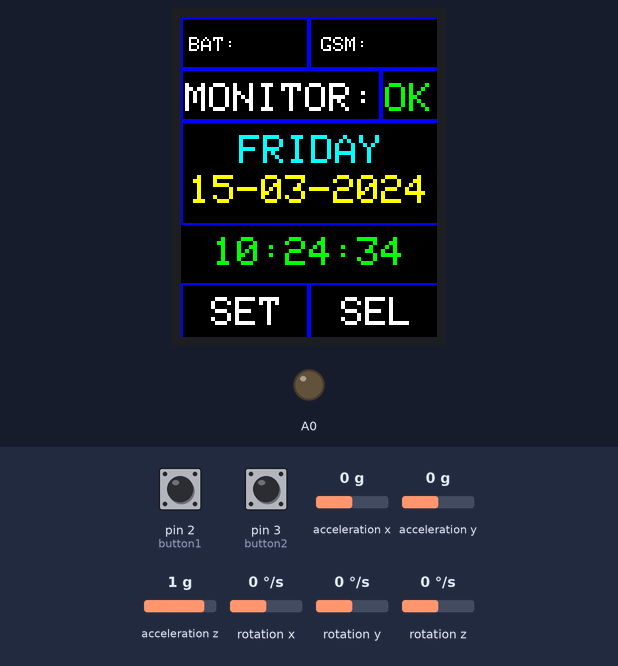
A sketch run on a simulated Arduino Uno, built with avr-gcc and run on an emulated ATmega328P. Shown: 128×160 colour display, output pins drawn as LEDs (lit = HIGH). The test bench sets the inputs (shaded band); at power-on: pin 2 (button1) HIGH, pin 3 (button2) HIGH, acceleration x 0 g, acceleration y 0 g, acceleration z 1 g, rotation x 0 °/s, rotation y 0 °/s, rotation z 0 °/s. The local clock reads 2024-03-15 10:24:30 at power-on unless the sketch sets it; what the sketch prints to the serial monitor is not drawn.

Above: at 4.4 s.
4.5 s: pin 2 (button1) pulled LOW for 1 s
At 5.71 s:
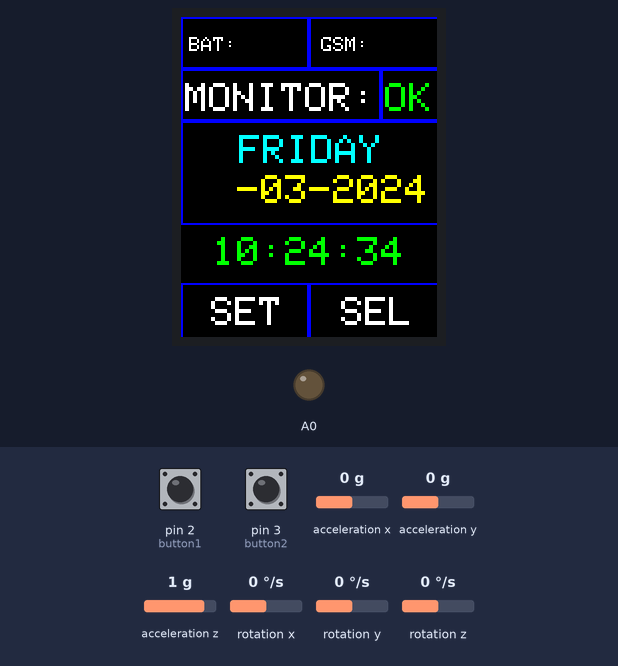
7.0 s: pin 3 (button2) pulled LOW for 0.15 s
At 7.57 s:
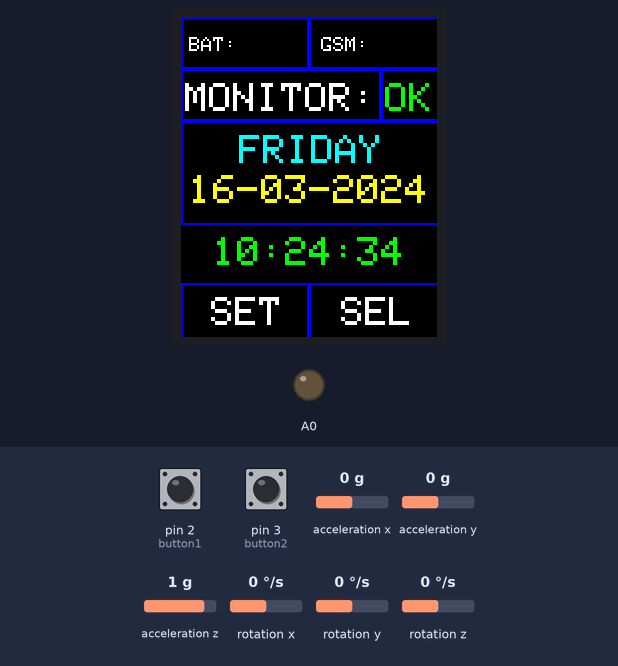
8.6 s: pin 2 (button1) pulled LOW for 0.15 s
At 8.92 s:
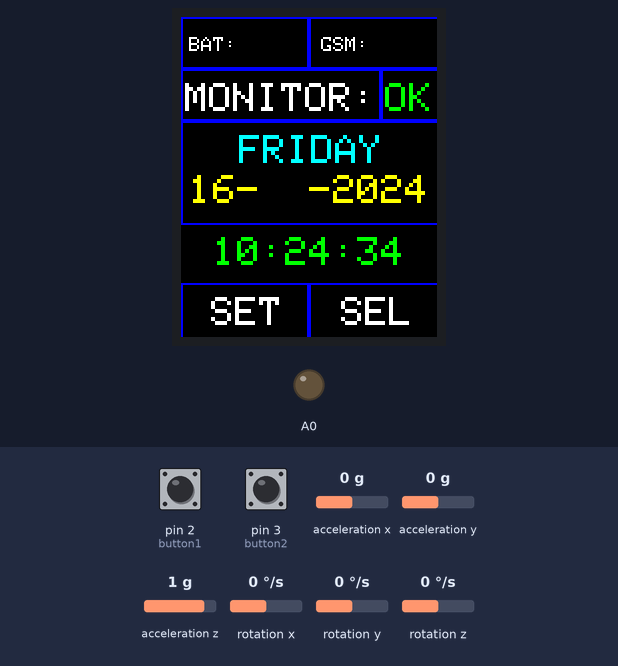
10.3 s: pin 3 (button2) pulled LOW for 1 s
At 12.75 s:
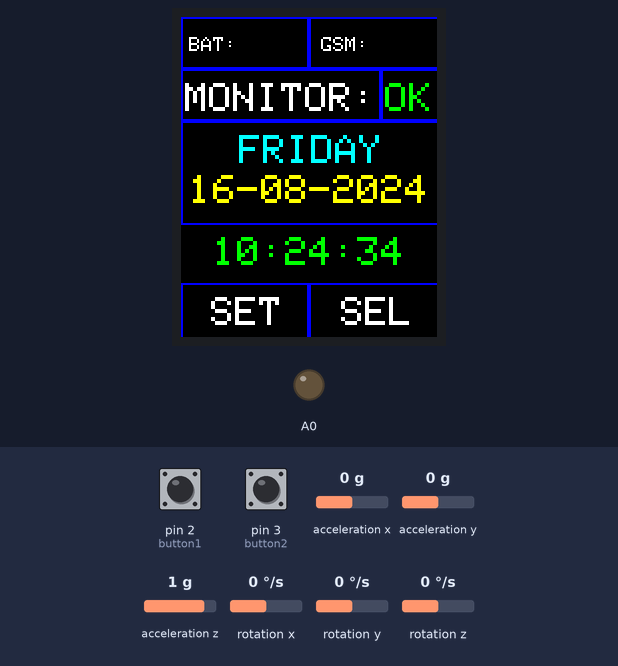
12.8 s: pin 2 (button1) pulsed LOW 5 times (0.12 s each, 0.3 s apart)
At 14.35 s:
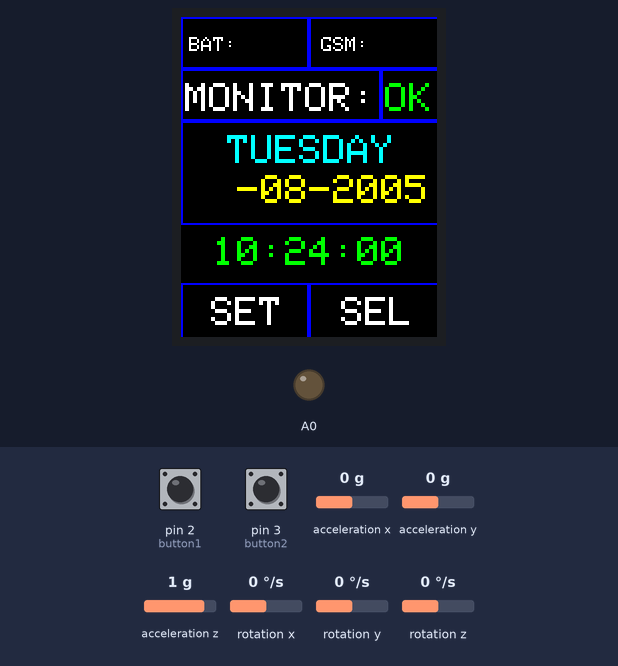
Timing chart, 0 to 15.8 s (numbered marks = the images above; inputs shaded):
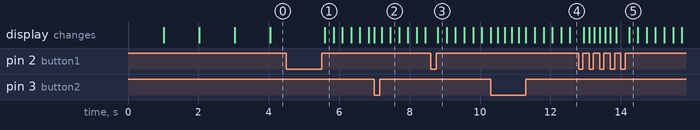

Measured:
- after the input at 4.5 s, A0: stays LOW (without the input it goes to HIGH after 1.6 s)
- after the input at 7.0 s, the display: changes at once (image 2)
- after the input at 8.6 s, the display: changes after 0.20 s (image 3)
- after the input at 10.3 s, the display: first changes at once (image 4 shows a later state)
- after the input at 12.8 s, the display: first changes after 0.15 s (image 5 shows a later state)

The sketch:

VSE_KROME_GSM.ino
```cpp
#include <SPI.h>
#include <Adafruit_GFX.h>      // include Adafruit graphics library
#include <Adafruit_ST7735.h>   // include Adafruit ST7735 TFT library
#include "RTClib.h"            // include Adafruit RTC library
#include <Wire.h>
#include "I2Cdev.h"     //Библиотека для работы с I2C устройствами
#include "MPU6050.h"    //Библиотека для работы с MPU6050


#define TFT_RST   5      // TFT RST pin is connected to arduino pin 8,
#define TFT_CS    6      // TFT CS  pin is connected to arduino pin 9,
#define TFT_DC    4     // TFT DC  pin is connected to arduino pin 4,
// initialize ST7735 TFT library
Adafruit_ST7735 tft = Adafruit_ST7735(TFT_CS, TFT_DC, TFT_RST);


// initialize RTC library
RTC_DS1307 rtc;
DateTime   now;

// buttons definition
#define button1    2     // button B1 is connected to Arduino pin 3 set_sos
#define button2    3     // button B2 is connected to Arduino pin 4 sel_res
//#define button_sos  2     // button B3 is connected to Arduino pin 2
//#define button_res  8     // button B4 is connected to Arduino pin 8
//В строках 5, 6 и 7: в зависимости от версии библиотеки I2Cdev проверяем, нужна ли библиотека Wire
#if I2CDEV_IMPLEMENTATION == I2CDEV_ARDUINO_WIRE
    #include "Wire.h"
#endif

//MPU6050 accelgyro;          //Инициализируем объект MPU5060 с именем accelegyro; По умолчанию, если к пину ADO модуля MPU6050 ничего не подключено оставьте все как есть...
MPU6050 accelgyro(0x69);  //Если же пин AD0 подтянут к 5 или 3.3 вольтам раскоментируйте эту строку, и закоментируйте предыдущую

int16_t ax, ay, az;         //Переменные для хранения значений полученных с акселерометра
int16_t gx, gy, gz;         //Переменные для хранения значений полученных с гироскопа
int16_t ax_last = 0;
int16_t i = 0;
int alarm = 15000;
int after_sos = 0;

bool     button_state      = false;//button
bool     button_long_state = false;
uint32_t ms_button = 0;

uint32_t ms1 = 0;

bool alarm_fl = false;
bool point_fl = false;


unsigned long timing; // Переменная для хранения точки отсчета

void setup(void)
{
  pinMode(button1, INPUT_PULLUP);
  pinMode(button2, INPUT_PULLUP);
  //pinMode(button_sos, INPUT_PULLUP);
  //pinMode(button_res, INPUT_PULLUP);
  pinMode(A0, OUTPUT);  // A0 как выход

  rtc.begin();   // initialize RTC chip

  tft.initR(INITR_BLACKTAB);     // initialize a ST7735S chip, black tab
  tft.fillScreen(ST7735_BLACK);  // fill screen with black color
  tft.drawRect(0, 0, 64, 26, ST7735_BLUE); // прямоугольник
  tft.drawRect(64, 0, 128, 26, ST7735_BLUE); // прямоугольник
  tft.drawRect(0, 26, 100, 26, ST7735_BLUE); // прямоугольник
  tft.drawRect(100, 26, 128, 26, ST7735_BLUE); // прямоугольник
  tft.drawRect(0, 52, 129, 52, ST7735_BLUE); // прямоугольник
  tft.drawRect(0, 133, 64, 160, ST7735_BLUE); // прямоугольник
  tft.drawRect(64, 133, 129, 160, ST7735_BLUE); // прямоугольник

  //tft.drawFastHLine(0, 44,  tft.width(), ST7735_BLUE);    // draw horizontal blue line at position (0, 44)
  //tft.drawFastHLine(0, 53, tft.width(), ST7735_BLUE);    // draw horizontal blue line at position (0, 53)

  tft.setTextColor(ST7735_WHITE, ST7735_BLACK);     // set text color to white and black background
  tft.setTextSize(1);                 // text size = 1
  tft.setCursor(4, 10);               // move cursor to position (4, 10) pixel
  tft.print("BAT: ");                    // вывод BAT + function
  tft.setCursor(70, 10);              // move cursor to position (70, 10) pixel
  tft.print("GSM: ");
  tft.setTextSize(2);                 // text size = 2
  tft.setTextColor(ST7735_WHITE, ST7735_BLACK);     // set text color to magneta and black background
  tft.setCursor(2, 33);               // move cursor to position (4, 30) pixel
  tft.print("MONITOR:");
  tft.setTextColor(ST7735_GREEN, ST7735_BLACK);     // set text color to magneta and black background
  tft.setCursor(102, 33);               // move cursor to position (4, 30) pixel
  tft.print("OK");                     // вывод содержимого переменной общего состояния устройства
  tft.setTextSize(2);                 // text size = 2
  tft.setTextColor(ST7735_MAGENTA, ST7735_BLACK);     // set text color to magneta and black background
  tft.setTextColor(ST7735_WHITE, ST7735_BLACK);     // set text color to magneta and black background
  tft.setCursor(15, 140);               // move cursor to position (4, 30) pixel
  tft.print("SET");
  tft.setCursor(80, 140);               // move cursor to position (4, 30) pixel
  tft.print("SEL");
  /*
  tft.setCursor(37, 112);             // move cursor to position (37, 112) pixel
  tft.print("TIME:");
  */

  // начало настройки акселя
  //Те же настройки, что и в строках 5, 6 и 7...
  #if I2CDEV_IMPLEMENTATION == I2CDEV_ARDUINO_WIRE
      Wire.begin();
  #elif I2CDEV_IMPLEMENTATION == I2CDEV_BUILTIN_FASTWIRE
      Fastwire::setup(400, true);
  #endif

  Serial.begin(9600);                                     //Инициализируем Serial со скоростью 112500 бод
  Serial.println("Initializing I2C devices...");            //Выводим сообщение о начале инициализации MPU5060
  accelgyro.initialize();                                   //Инициализируем MPU6050
  Serial.println("Testing device connections...");          //Выводим сообщение о проверке, подключен ли модуль MP6050 к Arduino
  Serial.println(accelgyro.testConnection() ? "MPU6050 connection successful" : "MPU6050 connection failed");         //Выводим сообщение с результатом проверки
  //конец настроки акселя
}


// a small function for button1 (B1) debounce
bool debounce ()
{
  byte count = 0;
  for(byte i = 0; i < 5; i++)
  {
    if ( !digitalRead(button1) )
      count++;
    delay(10);
  }

  if(count > 2)  return 1;
  else           return 0;
}

void RTC_display()
{
  char _buffer[11];
  char dow_matrix[7][10] = {"SUNDAY", "MONDAY", "TUESDAY", "WEDNESDAY", "THURSDAY", "FRIDAY", "SATURDAY"};
  byte x_pos[7] = {29, 29, 23, 11, 17, 29, 17};
  static byte previous_dow = 8;


  // print day of the week
  if( previous_dow != now.dayOfTheWeek() )
  {
    previous_dow = now.dayOfTheWeek();
    tft.fillRect(11, 55, 108, 14, ST7735_BLACK);     // draw rectangle (erase day from the display)
    tft.setCursor(x_pos[previous_dow], 59);
    tft.setTextColor(ST7735_CYAN, ST7735_BLACK);     // set text color to cyan and black background
    tft.print( dow_matrix[now.dayOfTheWeek()] );
  }
  // print date

  sprintf( _buffer, "%02u-%02u-%04u", now.day(), now.month(), now.year() );
  tft.setCursor(4, 79);
  tft.setTextColor(ST7735_YELLOW, ST7735_BLACK);     // set text color to yellow and black background
  tft.print(_buffer);
  // print time
  sprintf( _buffer, "%02u:%02u:%02u", now.hour(), now.minute(), now.second() );
  tft.setCursor(16, 110);
  tft.setTextColor(ST7735_GREEN, ST7735_BLACK);     // set text color to green and black background
  tft.print(_buffer);
}

byte edit(byte parameter)
{
  static byte i = 0, y_pos,
              x_pos[5] = {4, 40, 100, 16, 52};
  char text[3];
  sprintf(text,"%02u", parameter);

  if(i < 3) {
    tft.setTextColor(ST7735_YELLOW, ST7735_BLACK);     // set text color to green and black background
    y_pos = 79;
  }
  else {
    tft.setTextColor(ST7735_GREEN, ST7735_BLACK);     // set text color to yellow and black background
    y_pos = 110;                                      //перемещение настроки часов
  }

  while( debounce() );   // call debounce function (wait for B1 to be released)

  while(true) {
    while( !digitalRead(button2) ) {  // while B2 is pressed
      parameter++;
      if(i == 0 && parameter > 31)    // if day > 31 ==> day = 1
        parameter = 1;
      if(i == 1 && parameter > 12)    // If month > 12 ==> month = 1
        parameter = 1;
      if(i == 2 && parameter > 99)    // If year > 99 ==> year = 0
        parameter = 0;
      if(i == 3 && parameter > 23)    // if hours > 23 ==> hours = 0
        parameter = 0;
      if(i == 4 && parameter > 59)    // if minutes > 59 ==> minutes = 0
        parameter = 0;

      sprintf(text,"%02u", parameter);
      tft.setCursor(x_pos[i], y_pos);
      tft.print(text);
      delay(200);       // wait 200ms
    }

    tft.fillRect(x_pos[i], y_pos, 22, 14, ST7735_BLACK);
    unsigned long previous_m = millis();
    while( (millis() - previous_m < 250) && digitalRead(button1) && digitalRead(button2)) ;
    tft.setCursor(x_pos[i], y_pos);
    tft.print(text);
    previous_m = millis();
    while( (millis() - previous_m < 250) && digitalRead(button1) && digitalRead(button2)) ;

    if(!digitalRead(button1))
    {                     // if button B1 is pressed
      i = (i + 1) % 5;    // increment 'i' for the next parameter
      return parameter;   // return parameter value and exit
    }
  }
}

void draw()
{
  //tft.initR(INITR_BLACKTAB);     // initialize a ST7735S chip, black tab
  tft.fillScreen(ST7735_BLACK);  // fill screen with black color
  tft.drawRect(0, 0, 64, 26, ST7735_BLUE); // прямоугольник
  tft.drawRect(64, 0, 128, 26, ST7735_BLUE); // прямоугольник
  tft.drawRect(0, 26, 100, 26, ST7735_BLUE); // прямоугольник
  tft.drawRect(100, 26, 128, 26, ST7735_BLUE); // прямоугольник
  tft.drawRect(0, 52, 129, 52, ST7735_BLUE); // прямоугольник
  tft.drawRect(0, 133, 64, 160, ST7735_BLUE); // прямоугольник
  tft.drawRect(64, 133, 129, 160, ST7735_BLUE); // прямоугольник

  //tft.drawFastHLine(0, 44,  tft.width(), ST7735_BLUE);    // draw horizontal blue line at position (0, 44)
  //tft.drawFastHLine(0, 53, tft.width(), ST7735_BLUE);    // draw horizontal blue line at position (0, 53)

  tft.setTextColor(ST7735_WHITE, ST7735_BLACK);     // set text color to white and black background
  tft.setTextSize(1);                 // text size = 1
  tft.setCursor(4, 10);               // move cursor to position (4, 10) pixel
  tft.print("BAT: ");                    // вывод BAT + function
  tft.setCursor(70, 10);              // move cursor to position (70, 10) pixel
  tft.print("GSM: ");
  tft.setTextSize(2);                 // text size = 2
  tft.setTextColor(ST7735_WHITE, ST7735_BLACK);     // set text color to magneta and black background
  tft.setCursor(2, 33);               // move cursor to position (4, 30) pixel
  tft.print("MONITOR:");
  tft.setTextColor(ST7735_GREEN, ST7735_BLACK);     // set text color to magneta and black background
  tft.setCursor(102, 33);               // move cursor to position (4, 30) pixel
  tft.print("OK");                     // вывод содержимого переменной общего состояния устройства
  tft.setTextSize(2);                 // text size = 2
  tft.setTextColor(ST7735_MAGENTA, ST7735_BLACK);     // set text color to magneta and black background
  tft.setTextColor(ST7735_WHITE, ST7735_BLACK);     // set text color to magneta and black background
  tft.setCursor(15, 140);               // move cursor to position (4, 30) pixel
  tft.print("SET");
  tft.setCursor(80, 140);               // move cursor to position (4, 30) pixel
  tft.print("SEL");
}

void times()
{
  if((alarm_fl == false) && ((millis() - ms1) > 5000))
  {

    if( !digitalRead(button1) )  // if B1 is pressed
    if( debounce() )             // call debounce function (make sure B1 is pressed)
    {
      while( debounce() );  // call debounce function (wait for B1 to be released)

      byte day    = edit( now.day() );          // edit date
      byte month  = edit( now.month() );        // edit month
      byte year   = edit( now.year() - 2019 );  // edit year
      byte hour   = edit( now.hour() );         // edit hours
      byte minute = edit( now.minute() );       // edit minutes

      // write time & date data to the RTC chip
      rtc.adjust(DateTime(2000 + year, month, day, hour, minute, 0));

      while(debounce());  // call debounce function (wait for button B1 to be released)
    }
  }

  now = rtc.now();  // read current time and date from the RTC chip

  RTC_display();   // display time & calendar
  delay(100);      // wait 100ms
}

void week()
{
  char _buffer[11];
  char dow_matrix[7][10] = {"SUNDAY", "MONDAY", "TUESDAY", "WEDNESDAY", "THURSDAY", "FRIDAY", "SATURDAY"};
  byte x_pos[7] = {29, 29, 23, 11, 17, 29, 17};
  static byte previous_dow = 8;

    previous_dow = now.dayOfTheWeek();
    tft.fillRect(11, 55, 108, 14, ST7735_BLACK);     // draw rectangle (erase day from the display)
    tft.setCursor(x_pos[previous_dow], 59);
    tft.setTextColor(ST7735_CYAN, ST7735_BLACK);     // set text color to cyan and black background
    tft.print( dow_matrix[now.dayOfTheWeek()] );
}

void sos()
{
  tft.fillRect(0, 0, 128, 160, ST7735_BLACK);
  tft.setCursor(20, 10);               // move cursor to position (4, 30) pixel
  tft.setTextSize(3);                 // text size = 2
  tft.setTextColor(ST7735_RED, ST7735_BLACK);     // set text color to magneta and black background
  tft.print("!SOS!");
  tft.setCursor(15, 45);               // move cursor to position (4, 30) pixel
  tft.setTextSize(2,3);                 // text size = 2
  tft.print("CALL:112");
  tft.setTextSize(2);                 // text size = 2
  tft.drawRect(0, 0, 129, 40, ST7735_BLUE); // прямоугольник
  tft.drawRect(0, 70, 129, 60, ST7735_BLUE); // прямоугольник
  tft.drawLine(0, 100, 129, 100, ST7735_BLUE); // прямоугольник
  tft.setTextColor(ST7735_WHITE, ST7735_BLACK);     // set text color to magneta and black background
  tft.setCursor(15, 140);               // move cursor to position (4, 30) pixel
  tft.print("RES");
  tft.setCursor(80, 140);               // move cursor to position (4, 30) pixel
  tft.print("SOS");

}

void loop()
{


  uint32_t ms    = millis();

  bool pin_state_1 = digitalRead(button1);
  bool pin_state_2 = digitalRead(button2);

  /*if(alarm_fl != true)
  {
      now = rtc.now();  // read current time and date from the RTC chip
  }*/

  times();

//анализ нажатия
  if( pin_state_1  == LOW && !button_state && ( ms - ms_button ) > 50 ){
      button_state      = true;
      button_long_state = false;
      ms_button         = ms;
  }

  accelgyro.getMotion6(&ax, &ay, &az, &gx, &gy, &gz);     //Получаем данные с акселерометра и гироскопа и заносим их в ранее созданные переменные

  if(alarm_fl == true)
  {
    if(point_fl == false)
    {
      //gsm
      digitalWrite(A0, 1); // turn on of zummer
      tft.setCursor(80, 140);               // move cursor to position (4, 30) pixel
      tft.print("SOS");
      point_fl = true;
    }
    if( pin_state_1  == LOW && !button_long_state && ( ms - ms_button ) > 2000 )
    {
      button_long_state = true;
      alarm_fl = false;
      point_fl = false;
      ms1 = millis();
      i = 0;
      //gsm - res
      digitalWrite(A0, 0);  //zummer - turn off
            draw();
            week();
      tft.setCursor(80, 140);               // move cursor to position (4, 30) pixel
      tft.print("SEL");
    }
  }
  else
  {
      if((ax - ax_last) < 500)     //анализ потока по оси ОХ
    {
      i++;
    }
    else
    {
      i = 0;
    }

    ax_last = ax;

    if(i > 50)       //50         - 25
    {
      sos();
      alarm_fl = true;

    }
  }

  if( pin_state_1 == HIGH && button_state && ( ms - ms_button ) > 50  ){
      button_state      = false;
      ms_button         = ms;
      if( !button_long_state )Serial.println("Press key");
   }


  /*if( !digitalRead(button_sos))
  {
    sos();
  }
  else
  {
    times();
  }

  if( !digitalRead(button_res))
  {
    setup();
    week();
  }
  else
  {
    times();
  }
   */
}

// end of code.
```
